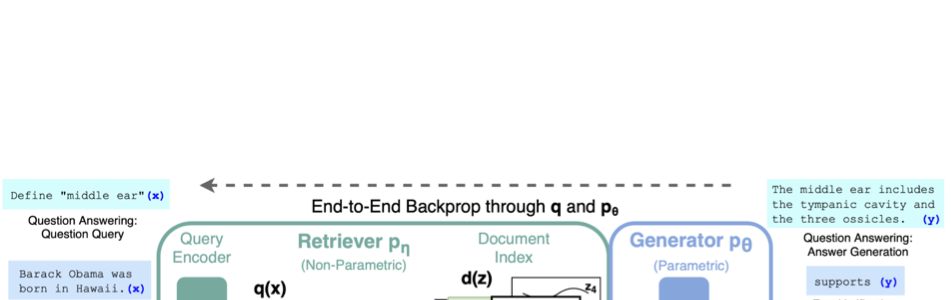
#> input picture html/assets/rag-original.png, 951 x 300 px
$ python test_crop.py
#> lines starting #> are read from the running program, lines starting #| are printed output that depends on the picture
#> further down, im is the input picture: PIL image 951x300 RGBA; mean R, G, B, A 110.8, 114.5, 115.8, 122.2
from PIL import Image, ImageChops

def trim(im):
    bg = Image.new(im.mode, im.size, im.getpixel((0,0)))
#> bg: PIL image 951x300 RGBA; every value is 0
    diff = ImageChops.difference(im, bg)
    diff = ImageChops.add(diff, diff, 2.0, -100)
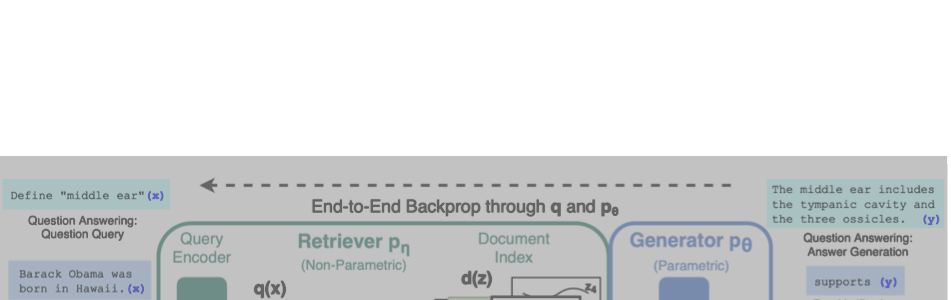
#> diff: PIL image 951x300 RGBA; mean R, G, B, A 63.1, 66.7, 68, 74.1; transparent parts drawn white
    bbox = diff.getbbox()
#> bbox = (0, 156, 948, 300)
    if bbox:
        # Add a 20px padding
        p = 20
        bbox = (max(0, bbox[0]-p), max(0, bbox[1]-p), min(im.size[0], bbox[2]+p), min(im.size[1], bbox[3]+p))
#> bbox = (0, 136, 951, 300)
        return im.crop(bbox)
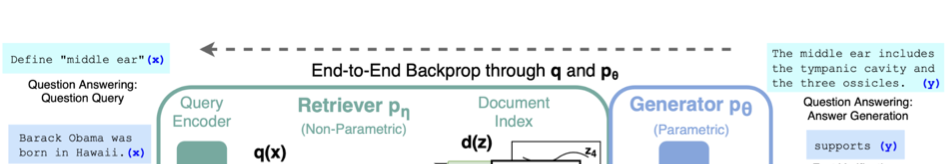
#> returned value: PIL image 951x164 RGBA; mean R, G, B, A 202.7, 209.4, 211.8, 223.6; transparent parts drawn white
    return im

im = Image.open('assets/rag-original.png')
trimmed = trim(im)
trimmed.save('test_trimmed.png')
print("Saved testing trim")

$ run again, with html/assets/accuracy_speed_tradeoff.png copied over html/assets/rag-original.png
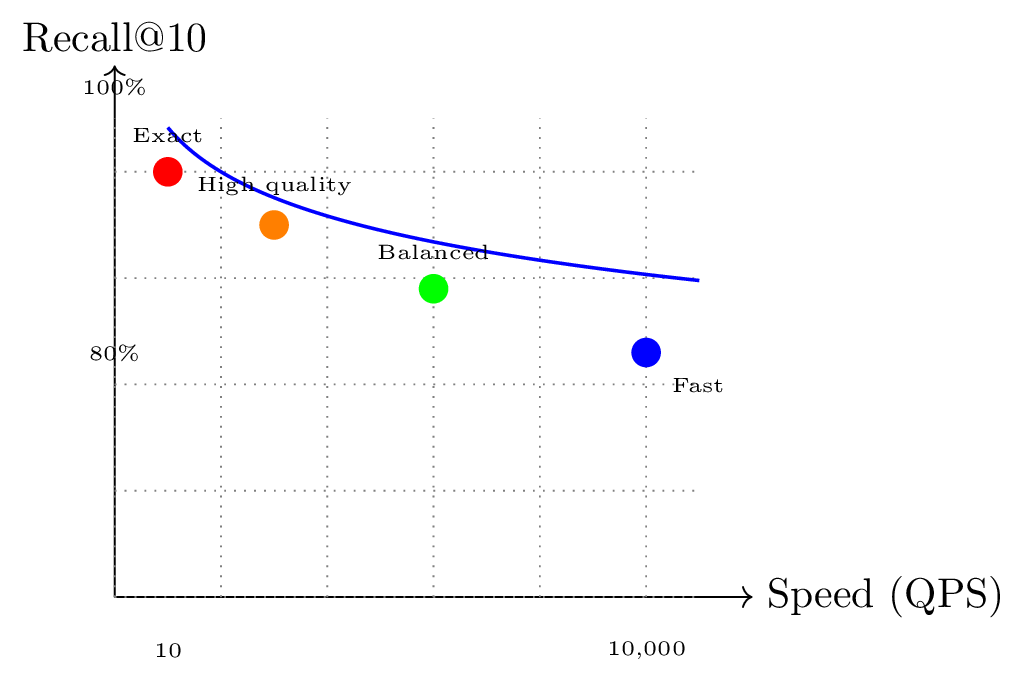
#> input picture html/assets/accuracy_speed_tradeoff.png, 1026 x 681 px
#> im is the input picture: PIL image 1026x681 RGB; mean R, G, B 250.9, 250.8, 251.4
#> bg: PIL image 1026x681 RGB; every value is 255
#> in trim, `diff = ImageChops.add(diff, diff, 2.0, -100)`:
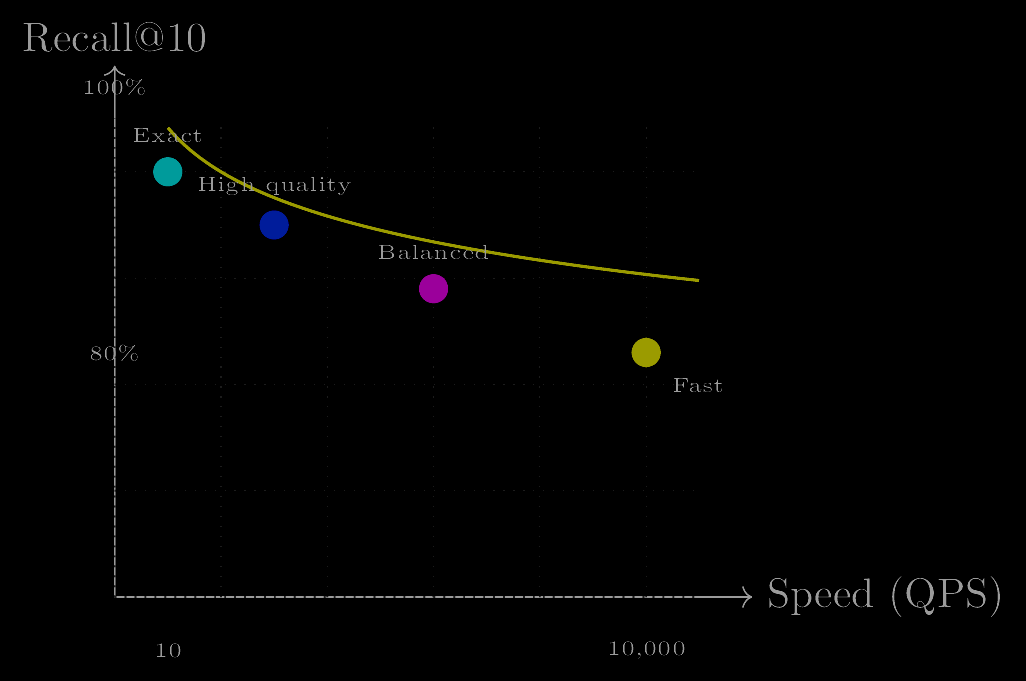
#> diff: PIL image 1026x681 RGB; mean R, G, B 1.9, 2, 1.7
#> in trim, `bbox = diff.getbbox()`: bbox = (23, 22, 1000, 659)
#> in trim, `bbox = (max(0, bbox[0]-p), max(0, bbox[1]-p), min(im.size[0], bbox[2]+..`: bbox = (3, 2, 1020, 679)
#> in trim, `return im.crop(bbox)`:
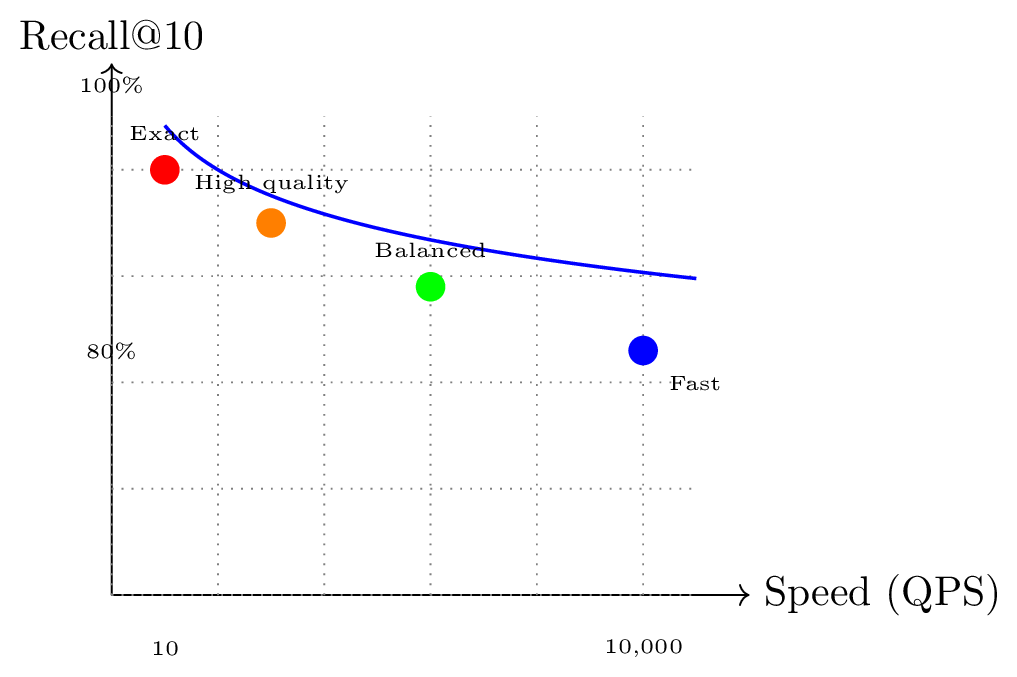
#> returned value: PIL image 1017x677 RGB; mean R, G, B 250.9, 250.7, 251.4
